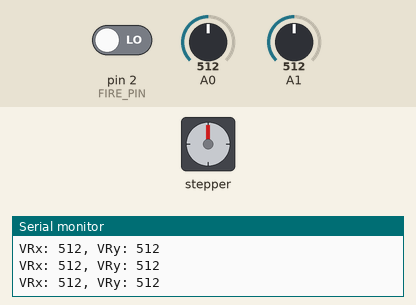
This sketch was run on a simulated Arduino Uno, built with avr-gcc and run on an emulated ATmega328P. Shown: stepper motor, the last lines printed to the serial monitor. The inputs (shaded band) are chosen by the test bench; at power-on: A0 = 512, pin 2 (FIRE_PIN) LOW, A1 = 512. Stepper angles assume 2048 steps per turn.

Above: at 1.2 s.
1.3 s: A0 set to 532
2.8 s: A0 set to 557
At 5.48 s:
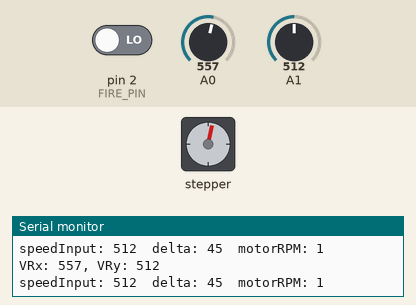
5.8 s: pin 2 (FIRE_PIN) driven HIGH
At 8.05 s:
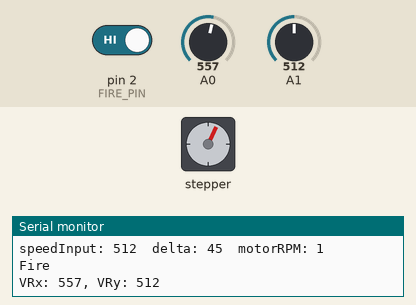
8.8 s: A0 set to 306
At 10.39 s:
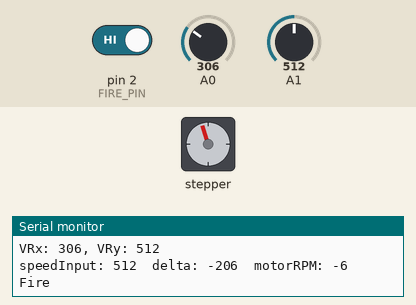
11.8 s: A0 set to 0
At 12.16 s:
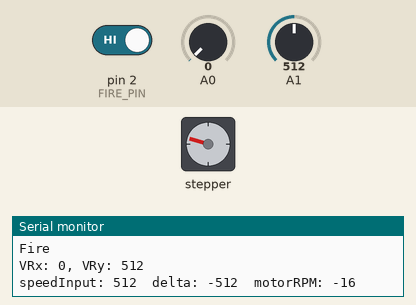
14.8 s: A0 set to 26
Timing chart, 0 to 18.8 s (numbered marks = the images above; inputs shaded):
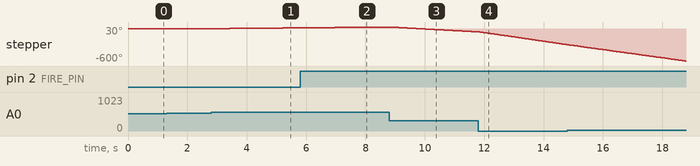

Measured:
- the behaviour switches between 543 and 544 on A0 (found by bisection; images 0 and 1)
- after the input at 2.8 s, stepper: keeps turning clockwise at about 5°/s, starting after 0.22 s

The sketch:

joyStick_Motor.ino
```cpp
#include <Stepper.h>

const int stepsPerRevolution = 2048;  // 28BYJ-48
Stepper motorHorizontal(stepsPerRevolution, 8, 10, 9, 11);

// --- Konfiguration ---
int idleValue = 512;  // Wert, bei dem Motor stillsteht
int speedInput = 512;   // Testwert: 0-1024
int maxRPM = 16;      // maximale Drehgeschwindigkeit
int puffer = 20;      // Puffer, bei dem der Motor nicht dreht

int FIRE_PIN = 2;
int VRx = 0;
int VRy = 1;

void setup() {
  Serial.begin(9600);

  pinMode(FIRE_PIN, INPUT);
}

void loop() {
  MoveHorizontal();
  delay(20);
}

void MoveHorizontal() {
  int delta = readJoystick() - idleValue;  // Differenz vom Idle

  if (abs(delta) < puffer) return;  // Motor still

  // Berechne proportionale Geschwindigkeit
  // delta negativ -> links, positiv -> rechts
  float speedFraction = (float)delta / 512.0;  // Werte von -1 bis +1
  int motorRPM = speedFraction * maxRPM;       // -maxRPM bis +maxRPM

  // Drehrichtung
  int direction = (motorRPM > 0) ? 1 : -1;

  // Multiplikator anpassen für Kleinschrittigkeit
  const int stepMultiplier = 4;
  // Schrittzahl pro Loop (für sichtbare Bewegung)
  int stepsToMove = abs(motorRPM) * stepMultiplier;

  // Setze Geschwindigkeit und bewege Motor
  motorHorizontal.setSpeed(abs(motorRPM));
  motorHorizontal.step(stepsToMove * direction);

  // Optional: Debug-Ausgabe

  Serial.print("speedInput: ");
  Serial.print(speedInput);
  Serial.print("  delta: ");
  Serial.print(delta);
  Serial.print("  motorRPM: ");
  Serial.println(motorRPM);

}

int readJoystick() {
  if (digitalRead(FIRE_PIN) == HIGH) {
    Serial.println("Fire");
  }

  VRx = analogRead(A0);  // liest 0–1023
  VRy = analogRead(A1);  // liest 0–1023
  Serial.print("VRx: ");
  Serial.print(VRx);
  Serial.print(", VRy: ");
  Serial.println(VRy);

  return VRx;
}
```
